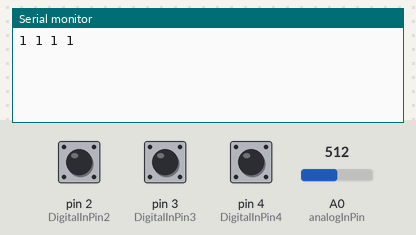
This sketch was run on a simulated Arduino Uno, built with avr-gcc and run on an emulated ATmega328P. Shown: the last lines printed to the serial monitor. Inputs (shaded band) come from the test bench; at power-on: A0 (analogInPin) = 512, pin 2 (DigitalInPin2) HIGH, pin 3 (DigitalInPin3) HIGH, pin 4 (DigitalInPin4) HIGH.

Above: at 1.2 s.
1.3 s: A0 (analogInPin) set to 716
At 2.1 s:
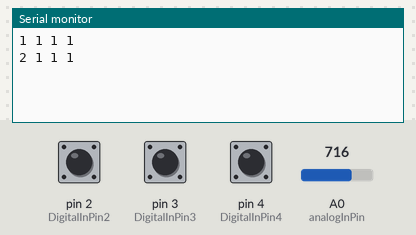
2.8 s: pin 2 (DigitalInPin2) pulled LOW for 0.15 s
At 4.1 s:
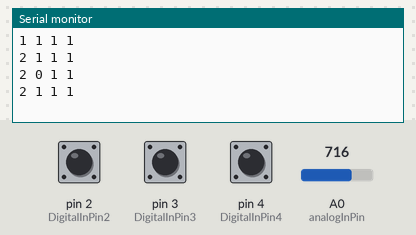
4.4 s: pin 3 (DigitalInPin3) pulled LOW for 0.15 s
At 5.6 s:
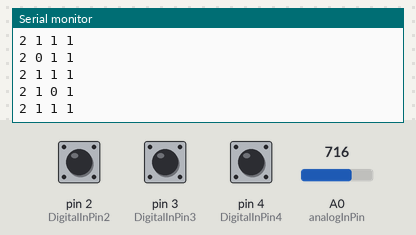
6.0 s: pin 4 (DigitalInPin4) pulled LOW for 0.15 s
At 7.1 s:
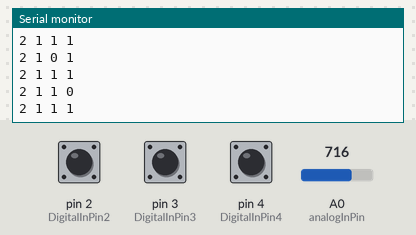
7.6 s: A0 (analogInPin) set to 1023
At 8.8 s:
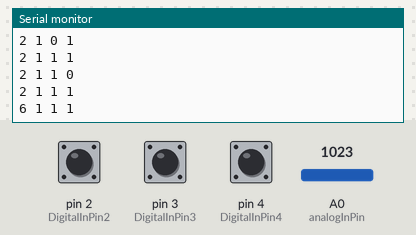
9.1 s: pin 2 (DigitalInPin2) pulled LOW for 1 s
At 11.1 s:
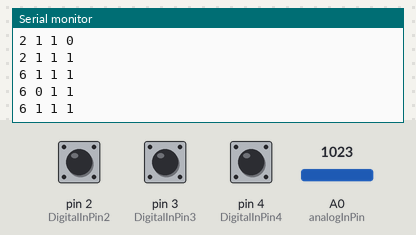
Timing chart, 0 to 12.6 s (numbered marks = the images above; inputs shaded):
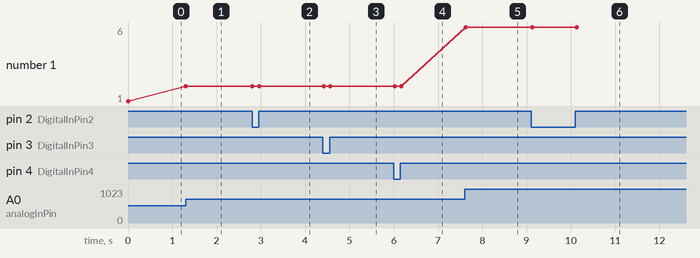

Measured:
- after the input at 1.3 s, the serial monitor: prints a new line at once (image 1)
- after the input at 2.8 s, the serial monitor: prints a new line at once (image 2)
- after the input at 4.4 s, the serial monitor: prints a new line at once (image 3)
- after the input at 6.0 s, the serial monitor: prints a new line at once (image 4)
- after the input at 7.6 s, the serial monitor: prints a new line at once (image 5)
- after the input at 9.1 s, the serial monitor: prints a new line at once (image 6)
- plotted number 1: 1 → 2 after the input at 1.3 s, 2 → 6 after the input at 7.6 s

The sketch:

ArduinoControlDevice.ino
```cpp
/*
 1 analog input, 3 digital input, serial output

 created 16 Aug. 2014
 by Davide Caminati
 */

// These constants won't change.
const int analogInPin = A0;  // Analog input pin that the potentiometer is attached to
const int DigitalInPin2 = 2;  // Digital input pin that the buttonGo is attached to
const int DigitalInPin3 = 3;  // Digital input pin that the buttonStop is attached to
const int DigitalInPin4 = 4;  // Digital input pin that the buttonBack is attached to
const int pos[] = {0,417,862,976,1008,1019,1024}; // 7 step on the logarithimic resistor (1 each cm.)
const int posCount = sizeof(pos)/sizeof(pos[0]); // number of element in positions array
// Variables will change:
int lastButtonState2 = HIGH;   // the previous reading from the input pin
int lastButtonState3 = HIGH;   // the previous reading from the input pin
int lastButtonState4 = HIGH;   // the previous reading from the input pin
int oldPos = 10;               // intentional out of range
int slideValue = 0;            // value read from the pot

void setup() {
  // initialize serial communications at 9600 bps:
  Serial.begin(9600);
  pinMode(DigitalInPin2, INPUT_PULLUP);
  pinMode(DigitalInPin3, INPUT_PULLUP);
  pinMode(DigitalInPin4, INPUT_PULLUP);
}

void loop() {
  //read the pushbutton value into a variable
  int DigitalIn2Val = digitalRead(DigitalInPin2);
  int DigitalIn3Val = digitalRead(DigitalInPin3);
  int DigitalIn4Val = digitalRead(DigitalInPin4);
  int posionslide =  positionSlide();
  // if slide or the button state has changed:
  // 1 = button UP , 0 = button DOWN (pressed)
  if (oldPos != posionslide || (DigitalIn2Val != lastButtonState2) || (DigitalIn3Val != lastButtonState3) || (DigitalIn4Val != lastButtonState4)){
    Serial.println(String(positionSlide()) + " " + String(DigitalIn2Val) + " " +  String(DigitalIn3Val) + " " +  String(DigitalIn4Val));
    lastButtonState2 = DigitalIn2Val;
    lastButtonState3 = DigitalIn3Val;
    lastButtonState4 = DigitalIn4Val;
    oldPos = posionslide;
  }
  delay(50);
}

int positionSlide(){
  // read the analog in value of slide resistors:
  slideValue = analogRead(analogInPin);

  int oldValue =  2000;
  int curpos = 0;
  int diffValue;
   // loop from the lowest value to the highest in the array of positions:
  for (int p = 0; p < posCount ; p++)
    {
      diffValue = abs(pos[p] - slideValue);
      if (diffValue < oldValue)
      {
        oldValue = diffValue;
        curpos = p;
      }
  }
  return curpos;

}
```
